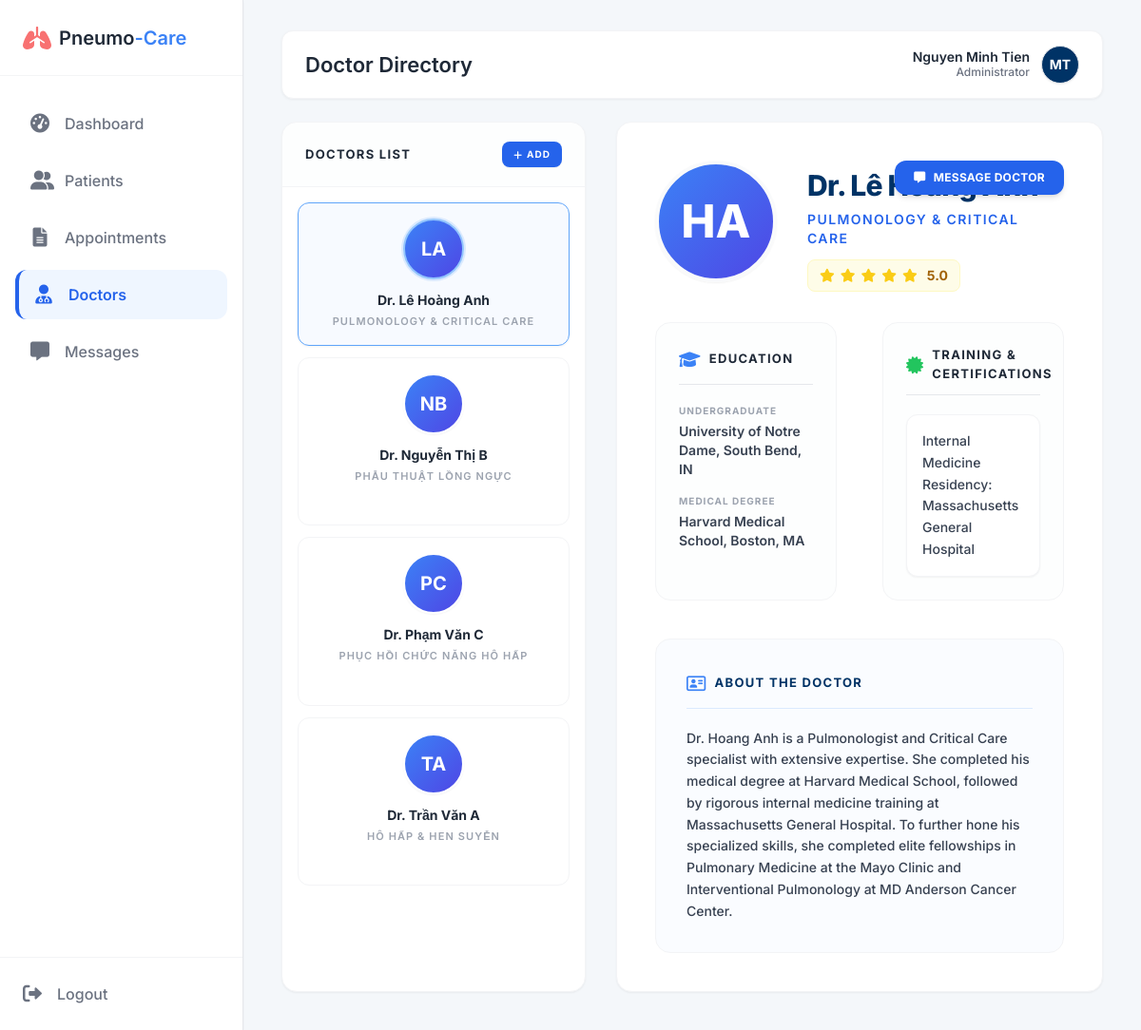
The app's page /adm_doctors.php (signed in) with its own data.
### tables this page shows
CREATE TABLE `Doctor_Profiles` (
  `doctor_id` int(11) NOT NULL,
  `speciality` varchar(100) DEFAULT NULL,
  `consultation_fee` decimal(10,2) DEFAULT NULL,
  `undergraduate_edu` text DEFAULT NULL,
  `medical_edu` text DEFAULT NULL,
  `training` text DEFAULT NULL,
  `affiliations` text DEFAULT NULL,
  `bio` text DEFAULT NULL
);

CREATE TABLE `Users` (
  `user_id` int(11) NOT NULL,
  `email` varchar(100) NOT NULL,
  `password_hash` varchar(255) NOT NULL,
  `full_name` varchar(100) NOT NULL,
  `role` enum('Admin','Doctor','Patient') NOT NULL,
  `avatar_url` text DEFAULT NULL,
  `is_active` tinyint(1) DEFAULT 1,
  `created_at` timestamp NOT NULL DEFAULT current_timestamp()
);

### adm_doctors.php (the view, shortened to what this page needs)
<?php
require 'db.php';
$adminName = $_SESSION['name'];
function getInitials($fullName) {
    $words = explode(' ', trim($fullName));
    $count = count($words);
    if ($count >= 2) {
        $first = mb_substr($words[$count - 2], 0, 1, 'UTF-8');
        $second = mb_substr($words[$count - 1], 0, 1, 'UTF-8');
        return mb_strtoupper($first . $second, 'UTF-8');
    } elseif ($count == 1) {
        return mb_strtoupper(mb_substr($words[0], 0, 1, 'UTF-8'), 'UTF-8');
    }
    return '?';
}
$doctors = [];
$current_doc = null;
try {
    $doctors = $pdo->query("SELECT u.user_id, u.full_name, u.avatar_url, dp.* FROM Users u JOIN Doctor_Profiles dp ON u.user_id = dp.doctor_id WHERE u.role = 'Doctor' ORDER BY u.full_name ASC")->fetchAll();
    $selected_id = isset($_GET['id']) ? $_GET['id'] : null;
    if (!$selected_id && !empty($doctors)) {
        $selected_id = $doctors[0]['user_id'];
    }
    if ($selected_id) {
        $stmt = $pdo->prepare("SELECT u.user_id, u.full_name, u.avatar_url, dp.* FROM Users u JOIN Doctor_Profiles dp ON u.user_id = dp.doctor_id WHERE u.user_id = ?");
        $stmt->execute([$selected_id]);
        $current_doc = $stmt->fetch();
    }
} catch (PDOException $e) {
    die("<div style='color:red; padding:20px; background:#fee2e2; border:1px solid #ef4444; margin:20px;'><b>Lỗi DB:</b> " . $e->getMessage() . "</div>");
}
?>
<!DOCTYPE html>
<html lang="vi">
<head>
    <script src="https://cdn.tailwindcss.com"></script>
    <link href="https://cdnjs.cloudflare.com/ajax/libs/font-awesome/6.0.0/css/all.min.css" rel="stylesheet">
</head>
<body class="flex h-screen overflow-hidden text-gray-800 relative">
<div class="flex w-full h-full relative">
    <aside class="w-64 bg-white border-r border-gray-200 flex flex-col h-full flex-shrink-0 z-10 shadow-sm">
        <div class="h-20 flex items-center px-6 border-b border-gray-100">
            <i class="fa-solid fa-lungs text-red-400 text-2xl mr-2"></i>
            <span class="text-xl font-semibold">Pneumo<span class="text-blue-500">-Care</span></span>
        </div>
        <nav class="flex-1 px-4 py-6 space-y-2 overflow-y-auto">
            <a href="adm_dashboard.php" class="flex items-center gap-4 px-4 py-3 text-gray-500 hover:bg-gray-50 hover:text-gray-800 rounded-xl transition-colors font-medium">
                <i class="fa-solid fa-gauge-high w-5 text-center text-xl"></i><span>Dashboard</span>
            </a>
            <a href="adm_patients.php" class="flex items-center gap-4 px-4 py-3 text-gray-500 hover:bg-gray-50 hover:text-gray-800 rounded-xl transition-colors font-medium">
                <i class="fa-solid fa-user-group w-5 text-center text-xl"></i><span>Patients</span>
            </a>
            <a href="adm_appointments.php" class="flex items-center gap-4 px-4 py-3 text-gray-500 hover:bg-gray-50 hover:text-gray-800 rounded-xl transition-colors font-medium">
                <i class="fa-solid fa-file-lines w-5 text-center text-xl"></i><span>Appointments</span>
            </a>
            <a href="adm_doctors.php" class="sidebar-active flex items-center gap-4 px-4 py-3 rounded-xl font-semibold transition-colors">
                <i class="fa-solid fa-user-doctor w-5 text-center text-xl"></i><span>Doctors</span>
            </a>
            <a href="adm_messages.php" class="flex items-center gap-4 px-4 py-3 text-gray-500 hover:bg-gray-50 hover:text-gray-800 rounded-xl transition-colors font-medium">
                <i class="fa-solid fa-message w-5 text-center text-xl"></i><span>Messages</span>
            </a>
        </nav>
        <div class="p-6 border-t mt-auto border-gray-100">
            <a href="logout.php" class="flex items-center gap-4 text-gray-500 hover:text-red-500 transition-colors font-medium">
                <i class="fa-solid fa-right-from-bracket text-xl"></i><span>Logout</span>
            </a>
        </div>
    </aside>
    <main class="main-content bg-[#f4f7fa]">
        <div class="topbar-wrapper flex-shrink-0">
            <header class="topbar">
                <h1>Doctor Directory</h1>
                <div class="flex items-center gap-6">
                    <div class="flex items-center gap-3 cursor-pointer">
                        <div class="text-right hidden sm:block">
                            <p class="text-sm font-semibold text-gray-800" style="line-height: 1.2;"><?php echo htmlspecialchars($adminName); ?></p>
                            <p class="text-xs text-gray-500 font-medium">Administrator</p>
                        </div>
                        <div class="w-10 h-10 rounded-full bg-[#003366] text-white flex items-center justify-center font-bold text-sm shadow-sm border border-gray-200">
                            <?php echo getInitials($adminName); ?>
                        </div>
                    </div>
                </div>
            </header>
        </div>
        <div class="content-area max-w-7xl mx-auto w-full flex gap-8">
            <div class="w-[320px] bg-white rounded-2xl shadow-sm border border-gray-100 flex flex-col h-full overflow-hidden flex-shrink-0">
                <div class="px-6 py-5 border-b border-gray-100 bg-gray-50/30 flex justify-between items-center">
                    <h2 class="font-bold text-gray-800 text-[13px] uppercase tracking-widest">Doctors List</h2>
                    <button onclick="document.getElementById('addDocModal').classList.remove('hidden')" class="bg-blue-600 text-white p-1.5 px-3 rounded-lg text-[10px] font-bold uppercase tracking-widest hover:bg-blue-700 shadow-sm transition-colors flex items-center gap-1">
                        <i class="fa-solid fa-plus"></i> Add
                    </button>
                </div>
                <div class="flex-1 overflow-y-auto p-4 space-y-3">
                    <?php if (empty($doctors)): ?>
                        <div class="text-center py-10 text-gray-400 italic text-sm">No doctors found.</div>
                    <?php else: ?>
                        <?php foreach ($doctors as $doc): ?>
                        <a href="?id=<?php echo $doc['user_id']; ?>" class="block border <?php echo $selected_id == $doc['user_id'] ? 'border-blue-400 bg-blue-50/50 shadow-sm' : 'border-gray-100 hover:border-gray-300 hover:bg-gray-50'; ?> rounded-xl p-4 flex flex-col items-center transition-all group">
                        <div class="flex flex-col items-center">
                            <div class="w-16 h-16 rounded-full mb-3 shadow-sm flex items-center justify-center text-xl font-bold text-white bg-gradient-to-br from-blue-500 to-indigo-600 border-2 <?php echo $selected_id == $doc['user_id'] ? 'border-blue-300 ring-2 ring-blue-100' : 'border-white'; ?> overflow-hidden">
                                <?php
                                    $nameParts = explode(' ', trim($doc['full_name']));
                                    $initials = strtoupper(substr($nameParts[0], 0, 1));
                                    if (count($nameParts) > 1) { $initials .= strtoupper(substr(end($nameParts), 0, 1)); }
                                    $avatarPath = $doc['avatar_url'] ?: 'img/default.jpg';
                                    if (!empty($doc['avatar_url']) && file_exists($doc['avatar_url'])):
                                ?>
                                    <img src="<?php echo $avatarPath; ?>"
                                        class="w-full h-full object-cover"
                                        onerror="this.style.display='none'; this.nextElementSibling.style.display='flex';">
                                    <span class="hidden w-full h-full items-center justify-center"><?php echo $initials; ?></span>
                                <?php else: ?>
                                    <span><?php echo $initials; ?></span>
                                <?php endif; ?>
                            </div>
                        </div>
                            <h3 class="font-bold text-gray-800 text-center text-sm group-hover:text-blue-600 transition-colors">Dr. <?php echo htmlspecialchars($doc['full_name']); ?></h3>
                            <p class="text-[11px] font-semibold text-gray-400 uppercase tracking-widest mt-1 text-center"><?php echo htmlspecialchars($doc['speciality']); ?></p>
                        </a>
                        <?php endforeach; ?>
                    <?php endif; ?>
                </div>
            </div>
            <?php if ($current_doc): ?>
            <div class="flex-1 bg-white rounded-2xl shadow-sm border border-gray-100 p-10 h-full overflow-y-auto relative">
                <a href="adm_messages.php?receiver_id=<?php echo $current_doc['user_id']; ?>" class="absolute top-10 right-10 bg-blue-600 text-white px-5 py-2.5 rounded-xl text-xs font-bold hover:bg-blue-700 transition-all shadow-md uppercase tracking-wide flex items-center gap-2 group">
                    <i class="fa-solid fa-message"></i> Message Doctor
                </a>
                <div class="flex items-start gap-8 mb-8">
                    <div class="w-32 h-32 rounded-full border-4 border-gray-50 shadow-sm flex items-center justify-center text-5xl font-extrabold text-white bg-gradient-to-br from-blue-500 to-indigo-600 flex-shrink-0">
                        <?php echo getInitials($current_doc['full_name']); ?>
                    </div>
                    <div class="pt-2">
                        <h1 class="text-3xl font-extrabold text-[#003366] mb-2 tracking-tight">Dr. <?php echo htmlspecialchars($current_doc['full_name']); ?></h1>
                        <p class="text-sm font-semibold text-blue-600 uppercase tracking-widest mb-3"><?php echo htmlspecialchars($current_doc['speciality']); ?></p>
                        <div class="flex items-center gap-1.5 text-yellow-400 text-sm bg-yellow-50 px-3 py-1.5 rounded-lg inline-flex border border-yellow-100">
                            <i class="fa-solid fa-star"></i><i class="fa-solid fa-star"></i><i class="fa-solid fa-star"></i><i class="fa-solid fa-star"></i><i class="fa-solid fa-star"></i>
                            <span class="text-yellow-700 font-bold ml-1">5.0</span>
                        </div>
                    </div>
                </div>
                <div class="grid grid-cols-2 gap-x-12 gap-y-10">
                    <div class="border border-gray-100 rounded-2xl p-6 bg-gray-50/30">
                        <h3 class="font-bold text-gray-800 text-[13px] uppercase tracking-widest flex items-center gap-2 mb-5 border-b border-gray-200 pb-3">
                            <i class="fa-solid fa-graduation-cap text-blue-500 text-lg"></i> Education
                        </h3>
                        <div class="space-y-4">
                            <div>
                                <h4 class="text-[10px] font-bold text-gray-400 uppercase tracking-widest mb-1">Undergraduate</h4>
                                <p class="text-sm font-semibold text-gray-700"><?php echo htmlspecialchars($current_doc['undergraduate_edu']); ?></p>
                            </div>
                            <div>
                                <h4 class="text-[10px] font-bold text-gray-400 uppercase tracking-widest mb-1">Medical Degree</h4>
                                <p class="text-sm font-semibold text-gray-700"><?php echo htmlspecialchars($current_doc['medical_edu']); ?></p>
                            </div>
                        </div>
                    </div>
                    <div class="border border-gray-100 rounded-2xl p-6 bg-gray-50/30">
                        <h3 class="font-bold text-gray-800 text-[13px] uppercase tracking-widest flex items-center gap-2 mb-5 border-b border-gray-200 pb-3">
                            <i class="fa-solid fa-certificate text-green-500 text-lg"></i> Training & Certifications
                        </h3>
                        <p class="text-sm text-gray-700 font-medium leading-relaxed bg-white p-4 rounded-xl border border-gray-100 shadow-sm">
                            <?php echo nl2br(htmlspecialchars($current_doc['training'])); ?>
                        </p>
                    </div>
                    <div class="col-span-2 border border-gray-100 rounded-2xl p-8 bg-blue-50/30">
                        <h3 class="font-bold text-[#003366] text-[13px] uppercase tracking-widest flex items-center gap-2 mb-5 border-b border-blue-100 pb-3">
                            <i class="fa-regular fa-address-card text-blue-500 text-lg"></i> About the Doctor
                        </h3>
                        <div class="text-sm text-gray-700 font-medium leading-relaxed">
                            <?php echo nl2br(htmlspecialchars($current_doc['bio'])); ?>
                        </div>
                    </div>
                </div>
            </div>
            <?php endif; ?>
        </div>
    </main>
</div>
</body>
</html>

### adm_doctors.php (style rules this page uses)
* { margin: 0; padding: 0; box-sizing: border-box; }
body { font-family: 'Inter', sans-serif; background-color: #f4f7fa; color: #1f2937; }
.sidebar-active { background-color: #eff6ff; color: #2563eb; border-left: 4px solid #2563eb; font-weight: 600; }
.main-content { flex: 1; display: flex; flex-direction: column; overflow: hidden; }
.topbar-wrapper { padding: 32px 40px 0 40px; }
.topbar { height: 72px; background: #ffffff; border: 1px solid #f3f4f6; display: flex; align-items: center; justify-content: space-between; padding: 0 24px; border-radius: 12px; box-shadow: 0 1px 3px rgba(0,0,0,0.05); margin-bottom: 24px; }
.topbar h1 { font-size: 22px; font-weight: 600; color: #1f2937; margin: 0; }
.content-area { padding: 0 40px 40px 40px; flex: 1; overflow-y: auto; }

### records on screen
doctor_profiles: doctor_id.full_name "LA", doctor_id.full_name "Lê Hoàng Anh", speciality "PULMONOLOGY & CRITICAL CARE", doctor_id.full_name "HA", doctor_id.full_name "Lê…", undergraduate_edu "University of Notre Dame, South Bend, IN", medical_edu "Harvard Medical School, Boston, MA", training "Internal Medicine Residency: Massachusetts General Hospital", bio "Dr. Hoang Anh is a Pulmonologist and Critical Care specialist with extensive expertise. She completed his medical degree at Harvard Medical School, followed by rigorous internal medicine training at Massachusetts General Hospital. To further hone his specialized skills, she completed elite fellowships in Pulmonary Medicine at the Mayo Clinic and Interventional Pulmonology at MD Anderson Cancer Center."
doctor_profiles: doctor_id.full_name "NB", doctor_id.full_name "Nguyễn Thị B", speciality "PHẪU THUẬT LỒNG NGỰC"
doctor_profiles: doctor_id.full_name "PC", doctor_id.full_name "Phạm Văn C", speciality "PHỤC HỒI CHỨC NĂNG HÔ HẤP"
doctor_profiles: doctor_id.full_name "TA", doctor_id.full_name "Trần Văn A", speciality "HÔ HẤP & HEN SUYỄN"

### other values on screen
$adminName "Nguyen Minh Tien"
getInitials($adminName) "MT"
